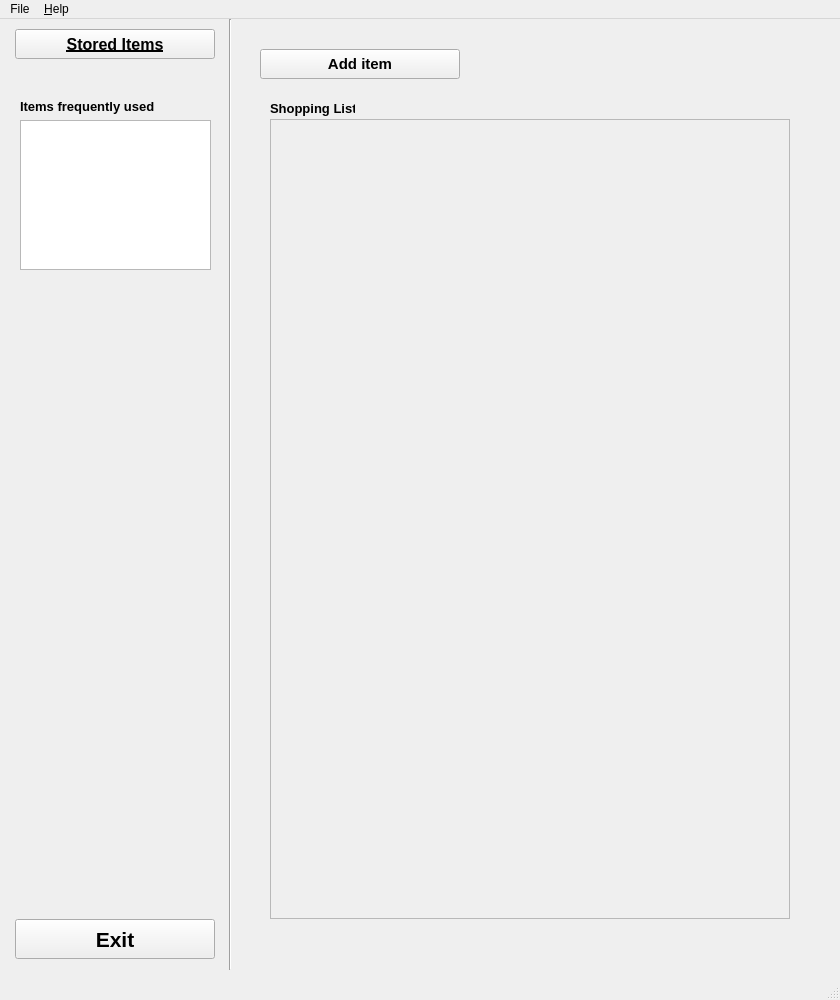
<?xml version="1.0" encoding="UTF-8"?>
<ui version="4.0">
 <class>MainWindow</class>
 <widget class="QMainWindow" name="MainWindow">
  <property name="geometry">
   <rect>
    <x>0</x>
    <y>0</y>
    <width>840</width>
    <height>1000</height>
   </rect>
  </property>
  <property name="sizePolicy">
   <sizepolicy hsizetype="Fixed" vsizetype="Fixed">
    <horstretch>0</horstretch>
    <verstretch>0</verstretch>
   </sizepolicy>
  </property>
  <property name="minimumSize">
   <size>
    <width>840</width>
    <height>1000</height>
   </size>
  </property>
  <property name="maximumSize">
   <size>
    <width>840</width>
    <height>1000</height>
   </size>
  </property>
  <property name="baseSize">
   <size>
    <width>840</width>
    <height>1000</height>
   </size>
  </property>
  <property name="windowTitle">
   <string>MainWindow</string>
  </property>
  <widget class="QWidget" name="centralwidget">
   <widget class="QPushButton" name="buttonAddItemToShoppingList">
    <property name="geometry">
     <rect>
      <x>260</x>
      <y>30</y>
      <width>200</width>
      <height>30</height>
     </rect>
    </property>
    <property name="font">
     <font>
      <pointsize>11</pointsize>
      <bold>true</bold>
     </font>
    </property>
    <property name="toolTip">
     <string>&lt;html&gt;&lt;head/&gt;&lt;body&gt;&lt;p&gt;Add items to the shopping list&lt;/p&gt;&lt;/body&gt;&lt;/html&gt;</string>
    </property>
    <property name="text">
     <string>Add item</string>
    </property>
   </widget>
   <widget class="QPushButton" name="buttonAccessToStoredItems">
    <property name="geometry">
     <rect>
      <x>15</x>
      <y>10</y>
      <width>200</width>
      <height>30</height>
     </rect>
    </property>
    <property name="font">
     <font>
      <pointsize>12</pointsize>
      <bold>true</bold>
      <underline>true</underline>
      <strikeout>false</strikeout>
     </font>
    </property>
    <property name="toolTip">
     <string>&lt;html&gt;&lt;head/&gt;&lt;body&gt;&lt;p&gt;&lt;span style=&quot; font-size:11pt; text-decoration:none;&quot;&gt;Add items for future use&lt;/span&gt;&lt;/p&gt;&lt;/body&gt;&lt;/html&gt;</string>
    </property>
    <property name="text">
     <string>Stored Items</string>
    </property>
   </widget>
   <widget class="QPushButton" name="buttonExit">
    <property name="geometry">
     <rect>
      <x>15</x>
      <y>900</y>
      <width>200</width>
      <height>40</height>
     </rect>
    </property>
    <property name="sizeIncrement">
     <size>
      <width>0</width>
      <height>0</height>
     </size>
    </property>
    <property name="baseSize">
     <size>
      <width>0</width>
      <height>0</height>
     </size>
    </property>
    <property name="font">
     <font>
      <pointsize>16</pointsize>
      <bold>true</bold>
     </font>
    </property>
    <property name="toolTip">
     <string>&lt;html&gt;&lt;head/&gt;&lt;body&gt;&lt;p&gt;&lt;span style=&quot; font-size:14pt;&quot;&gt;Exit&lt;/span&gt;&lt;/p&gt;&lt;/body&gt;&lt;/html&gt;</string>
    </property>
    <property name="text">
     <string>Exit</string>
    </property>
   </widget>
   <widget class="Line" name="separator">
    <property name="geometry">
     <rect>
      <x>220</x>
      <y>0</y>
      <width>20</width>
      <height>951</height>
     </rect>
    </property>
    <property name="font">
     <font>
      <bold>false</bold>
     </font>
    </property>
    <property name="orientation">
     <enum>Qt::Vertical</enum>
    </property>
   </widget>
   <widget class="QScrollArea" name="scrollAreaShoppingList">
    <property name="geometry">
     <rect>
      <x>270</x>
      <y>100</y>
      <width>520</width>
      <height>800</height>
     </rect>
    </property>
    <property name="sizePolicy">
     <sizepolicy hsizetype="Expanding" vsizetype="Expanding">
      <horstretch>0</horstretch>
      <verstretch>0</verstretch>
     </sizepolicy>
    </property>
    <property name="minimumSize">
     <size>
      <width>520</width>
      <height>800</height>
     </size>
    </property>
    <property name="maximumSize">
     <size>
      <width>520</width>
      <height>800</height>
     </size>
    </property>
    <property name="baseSize">
     <size>
      <width>520</width>
      <height>800</height>
     </size>
    </property>
    <property name="widgetResizable">
     <bool>true</bool>
    </property>
    <widget class="QWidget" name="scrollAreaWidgetShoppingList">
     <property name="geometry">
      <rect>
       <x>0</x>
       <y>0</y>
       <width>518</width>
       <height>16</height>
      </rect>
     </property>
     <property name="sizePolicy">
      <sizepolicy hsizetype="Fixed" vsizetype="Fixed">
       <horstretch>0</horstretch>
       <verstretch>0</verstretch>
      </sizepolicy>
     </property>
     <property name="maximumSize">
      <size>
       <width>520</width>
       <height>16777215</height>
      </size>
     </property>
     <widget class="QLabel" name="labelQuantity">
      <property name="geometry">
       <rect>
        <x>420</x>
        <y>0</y>
        <width>54</width>
        <height>18</height>
       </rect>
      </property>
      <property name="font">
       <font>
        <pointsize>10</pointsize>
        <bold>true</bold>
       </font>
      </property>
      <property name="text">
       <string>Quantity</string>
      </property>
     </widget>
    </widget>
   </widget>
   <widget class="QLabel" name="labelShoppingList">
    <property name="geometry">
     <rect>
      <x>270</x>
      <y>80</y>
      <width>85</width>
      <height>18</height>
     </rect>
    </property>
    <property name="font">
     <font>
      <pointsize>10</pointsize>
      <bold>true</bold>
     </font>
    </property>
    <property name="text">
     <string>Shopping List</string>
    </property>
   </widget>
   <widget class="QWidget" name="verticalLayoutWidget">
    <property name="geometry">
     <rect>
      <x>20</x>
      <y>80</y>
      <width>191</width>
      <height>171</height>
     </rect>
    </property>
    <layout class="QVBoxLayout" name="verticalLayoutItesFrequentlyUsed">
     <item>
      <widget class="QLabel" name="labelItemsFrequentlyUsed">
       <property name="font">
        <font>
         <pointsize>10</pointsize>
         <bold>true</bold>
        </font>
       </property>
       <property name="text">
        <string>Items frequently used</string>
       </property>
      </widget>
     </item>
     <item>
      <widget class="QListWidget" name="listWidgetItemsFrequentlyUsed"/>
     </item>
    </layout>
   </widget>
  </widget>
  <widget class="QMenuBar" name="menubar">
   <property name="geometry">
    <rect>
     <x>0</x>
     <y>0</y>
     <width>840</width>
     <height>21</height>
    </rect>
   </property>
   <widget class="QMenu" name="menuFile">
    <property name="title">
     <string>File</string>
    </property>
    <addaction name="actionSave"/>
    <addaction name="separator"/>
    <addaction name="actionExit"/>
   </widget>
   <widget class="QMenu" name="menuAbout">
    <property name="title">
     <string>&amp;Help</string>
    </property>
    <addaction name="actionAbout"/>
   </widget>
   <addaction name="menuFile"/>
   <addaction name="menuAbout"/>
  </widget>
  <widget class="QStatusBar" name="statusbar"/>
  <action name="actionSave">
   <property name="text">
    <string>Save</string>
   </property>
  </action>
  <action name="actionExit">
   <property name="text">
    <string>&amp;Exit</string>
   </property>
  </action>
  <action name="actionAbout">
   <property name="text">
    <string>&amp;About</string>
   </property>
  </action>
 </widget>
 <resources/>
 <connections/>
</ui>
